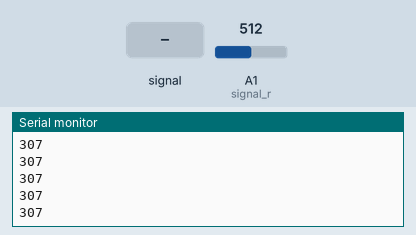
This sketch was run on a simulated Arduino Uno, built with avr-gcc and run on an emulated ATmega328P. Parts: the last lines printed to the serial monitor. The inputs (shaded band) are chosen by the test bench; at power-on: A1 (signal_r) = 512.

Above: at 1.2 s.
1.3 s: A1 (signal_r) fed a 200 Hz sine of ±81 counts around its level
At 2.1 s:
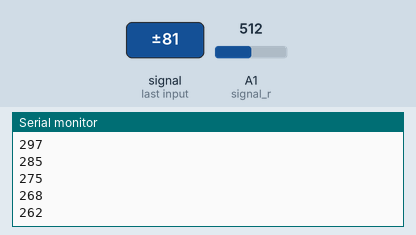
2.8 s: A1 (signal_r) set to 716
At 3.5 s:
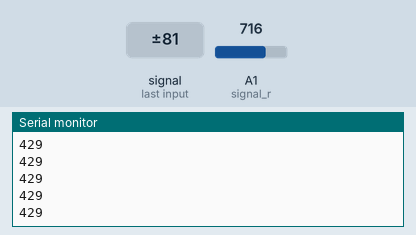
4.3 s: A1 (signal_r) fed a 1000 Hz sine of ±255 counts around its level
At 5.3 s:
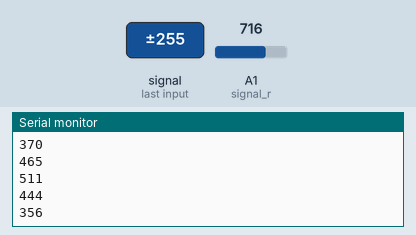
5.8 s: A1 (signal_r) set to 900
At 6.4 s:
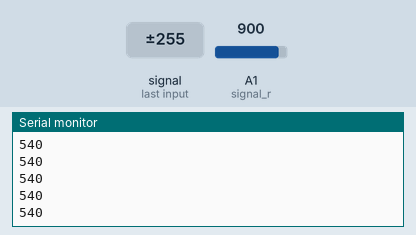
Timing chart, 0 to 8.3 s (numbered marks = the images above; inputs shaded):
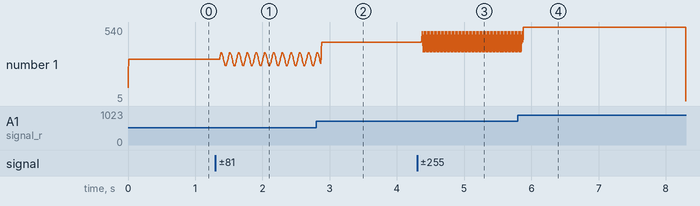

Measured:
- after the input at 1.3 s, the serial monitor: prints a new line after 0.07 s (image 1)
- after the input at 2.8 s, the serial monitor: prints a new line after 0.07 s (image 2)
- after the input at 4.3 s, the serial monitor: prints a new line after 0.07 s (image 3)
- after the input at 5.8 s, the serial monitor: prints a new line after 0.07 s (image 4)
- plotted number 1: 307 → 333 after the input at 1.3 s, 333 → 429 after the input at 2.8 s, 429 → 370 after the input at 4.3 s, 370 → 5 after the input at 5.8 s

The sketch:

promedio_movil_sensor.ino
```cpp
// Declarar variables
int signal_r = A1;
double val = 0;
int signal_list[] = {0, 0, 0,0};
int signal_out = 0;

void setup() {
  // put your setup code here, to run once:
  Serial.begin(9600);
}

void loop() {
  // put your main code here, to run repeatedly:
  val = analogRead(signal_r);
  //Serial.println(val);

  // Promedio movil
  for (int i = 4; i > 0; i--) {
    if (i == 1) {
      signal_list[i] = val;
    } else {
      signal_list[i] = signal_list[i - 1];
    }
  }

//  signal_list[2] = signal_list[1];
//  signal_list[3] = signal_list[2];
//  signal_list[4] = signal_list[3];
//  signal_list[5] = signal_list[4];
//  signal_list[1] = val;

  signal_out = (signal_list[1] + signal_list[2] + signal_list[3]) / 5 ;
//  Serial.println(signal_list[1]);
//  Serial.println(signal_list[2]);
//  Serial.println(signal_list[3]);
  Serial.println(signal_out);
}
```
